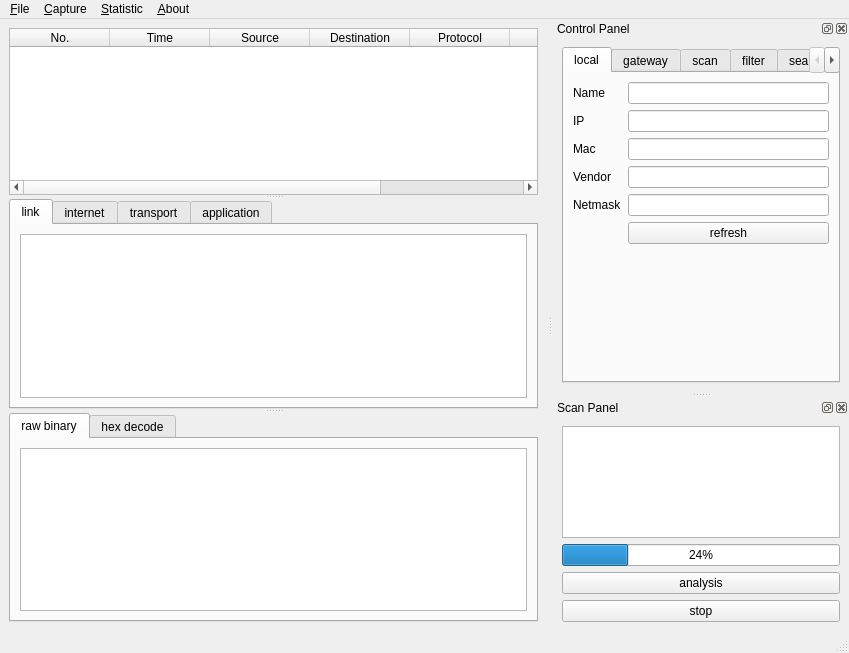
<?xml version="1.0" encoding="UTF-8"?>
<ui version="4.0">
 <class>MainWindow</class>
 <widget class="QMainWindow" name="MainWindow">
  <property name="geometry">
   <rect>
    <x>0</x>
    <y>0</y>
    <width>849</width>
    <height>653</height>
   </rect>
  </property>
  <property name="windowTitle">
   <string>MainWindow</string>
  </property>
  <widget class="QWidget" name="centralwidget">
   <layout class="QHBoxLayout" name="horizontalLayout_8">
    <item>
     <widget class="QSplitter" name="splitter">
      <property name="orientation">
       <enum>Qt::Vertical</enum>
      </property>
      <widget class="QTableWidget" name="conciseInfoTable">
       <property name="showGrid">
        <bool>false</bool>
       </property>
       <column>
        <property name="text">
         <string>No.</string>
        </property>
       </column>
       <column>
        <property name="text">
         <string>Time</string>
        </property>
       </column>
       <column>
        <property name="text">
         <string>Source</string>
        </property>
       </column>
       <column>
        <property name="text">
         <string>Destination</string>
        </property>
       </column>
       <column>
        <property name="text">
         <string>Protocol</string>
        </property>
       </column>
       <column>
        <property name="text">
         <string>Length</string>
        </property>
       </column>
       <column>
        <property name="text">
         <string>Info</string>
        </property>
       </column>
      </widget>
      <widget class="QTabWidget" name="verboseInfoTab">
       <property name="currentIndex">
        <number>0</number>
       </property>
       <widget class="QWidget" name="linkTab">
        <attribute name="title">
         <string>link</string>
        </attribute>
        <layout class="QVBoxLayout" name="verticalLayout_7">
         <item>
          <widget class="QPlainTextEdit" name="linkTextEdit"/>
         </item>
        </layout>
       </widget>
       <widget class="QWidget" name="interTab">
        <attribute name="title">
         <string>internet</string>
        </attribute>
        <layout class="QVBoxLayout" name="verticalLayout_6">
         <item>
          <widget class="QPlainTextEdit" name="interTextEdit"/>
         </item>
        </layout>
       </widget>
       <widget class="QWidget" name="transTab">
        <attribute name="title">
         <string>transport</string>
        </attribute>
        <layout class="QVBoxLayout" name="verticalLayout_5">
         <item>
          <widget class="QPlainTextEdit" name="TransTextEdit"/>
         </item>
        </layout>
       </widget>
       <widget class="QWidget" name="appTab">
        <attribute name="title">
         <string>application</string>
        </attribute>
        <layout class="QVBoxLayout" name="verticalLayout_4">
         <item>
          <widget class="QPlainTextEdit" name="appTextEdit"/>
         </item>
        </layout>
       </widget>
      </widget>
      <widget class="QTabWidget" name="decodeInfoTab">
       <property name="currentIndex">
        <number>0</number>
       </property>
       <widget class="QWidget" name="rawTab">
        <attribute name="title">
         <string>raw binary</string>
        </attribute>
        <layout class="QVBoxLayout" name="verticalLayout_8">
         <item>
          <widget class="QPlainTextEdit" name="rawTextEdit"/>
         </item>
        </layout>
       </widget>
       <widget class="QWidget" name="hexTab">
        <attribute name="title">
         <string>hex decode</string>
        </attribute>
        <layout class="QVBoxLayout" name="verticalLayout_9">
         <item>
          <widget class="QPlainTextEdit" name="hexTextEdit"/>
         </item>
        </layout>
       </widget>
      </widget>
     </widget>
    </item>
   </layout>
  </widget>
  <widget class="QMenuBar" name="menubar">
   <property name="geometry">
    <rect>
     <x>0</x>
     <y>0</y>
     <width>849</width>
     <height>26</height>
    </rect>
   </property>
   <widget class="QMenu" name="menu_File">
    <property name="title">
     <string>&amp;File</string>
    </property>
    <widget class="QMenu" name="menu_export">
     <property name="title">
      <string>&amp;export</string>
     </property>
     <widget class="QMenu" name="menuNetwork_info">
      <property name="title">
       <string>&amp;network info</string>
      </property>
      <addaction name="actionExportCSV"/>
      <addaction name="actionExportJSON"/>
      <addaction name="actionExportPlain"/>
     </widget>
     <widget class="QMenu" name="menuLAN_info">
      <property name="title">
       <string>&amp;LAN info</string>
      </property>
      <addaction name="actionLANCSV"/>
      <addaction name="actionLANJSON"/>
      <addaction name="actionLANPlain"/>
     </widget>
     <widget class="QMenu" name="menuPackets_info">
      <property name="title">
       <string>&amp;packets info</string>
      </property>
      <addaction name="actionPktCSV"/>
      <addaction name="actionPktJSON"/>
      <addaction name="actionPktPlain"/>
     </widget>
     <addaction name="menuNetwork_info"/>
     <addaction name="menuLAN_info"/>
     <addaction name="menuPackets_info"/>
    </widget>
    <addaction name="action_Save"/>
    <addaction name="action_Open"/>
    <addaction name="separator"/>
    <addaction name="menu_export"/>
    <addaction name="separator"/>
    <addaction name="action_close"/>
   </widget>
   <widget class="QMenu" name="menuCapture">
    <property name="title">
     <string>&amp;Capture</string>
    </property>
    <addaction name="action_Start"/>
    <addaction name="separator"/>
    <addaction name="action_Stop"/>
    <addaction name="separator"/>
    <addaction name="action_Restart"/>
   </widget>
   <widget class="QMenu" name="menuStatistic">
    <property name="title">
     <string>&amp;Statistic</string>
    </property>
    <widget class="QMenu" name="menu_protocol">
     <property name="title">
      <string>&amp;protocol</string>
     </property>
     <addaction name="action_ProBar"/>
     <addaction name="action_ProHbar"/>
     <addaction name="action_ProPie"/>
    </widget>
    <widget class="QMenu" name="menu_length">
     <property name="title">
      <string>&amp;length</string>
     </property>
     <addaction name="action_LenBar"/>
     <addaction name="action_LenHbar"/>
     <addaction name="action_LenPie"/>
    </widget>
    <widget class="QMenu" name="menu_time">
     <property name="title">
      <string>&amp;time</string>
     </property>
     <addaction name="action_TimeBar"/>
     <addaction name="action_TimeHbar"/>
     <addaction name="action_TimePie"/>
    </widget>
    <addaction name="menu_protocol"/>
    <addaction name="menu_length"/>
    <addaction name="menu_time"/>
   </widget>
   <widget class="QMenu" name="menuAbout">
    <property name="title">
     <string>&amp;About</string>
    </property>
    <addaction name="action_Help"/>
    <addaction name="separator"/>
    <addaction name="action_Author"/>
    <addaction name="separator"/>
    <addaction name="action_Rank"/>
   </widget>
   <addaction name="menu_File"/>
   <addaction name="menuCapture"/>
   <addaction name="menuStatistic"/>
   <addaction name="menuAbout"/>
  </widget>
  <widget class="QStatusBar" name="statusbar"/>
  <widget class="QDockWidget" name="controlDock">
   <property name="enabled">
    <bool>true</bool>
   </property>
   <property name="floating">
    <bool>false</bool>
   </property>
   <property name="windowTitle">
    <string>Control Panel</string>
   </property>
   <attribute name="dockWidgetArea">
    <number>2</number>
   </attribute>
   <widget class="QWidget" name="controlDockContents">
    <layout class="QHBoxLayout" name="horizontalLayout_2">
     <item>
      <widget class="QTabWidget" name="controlTabManage">
       <property name="currentIndex">
        <number>0</number>
       </property>
       <widget class="QWidget" name="localTab">
        <attribute name="title">
         <string>local</string>
        </attribute>
        <layout class="QFormLayout" name="formLayout">
         <item row="0" column="0">
          <widget class="QLabel" name="nameLabel">
           <property name="text">
            <string>Name</string>
           </property>
          </widget>
         </item>
         <item row="0" column="1">
          <widget class="QLineEdit" name="nameLineEdit"/>
         </item>
         <item row="1" column="0">
          <widget class="QLabel" name="ipLabel">
           <property name="text">
            <string>IP</string>
           </property>
          </widget>
         </item>
         <item row="1" column="1">
          <widget class="QLineEdit" name="ipLineEdit"/>
         </item>
         <item row="2" column="0">
          <widget class="QLabel" name="macLabel">
           <property name="text">
            <string>Mac</string>
           </property>
          </widget>
         </item>
         <item row="2" column="1">
          <widget class="QLineEdit" name="macLineEdit"/>
         </item>
         <item row="3" column="0">
          <widget class="QLabel" name="vendorLabel">
           <property name="text">
            <string>Vendor</string>
           </property>
          </widget>
         </item>
         <item row="3" column="1">
          <widget class="QLineEdit" name="vendorLineEdit"/>
         </item>
         <item row="4" column="0">
          <widget class="QLabel" name="netmaskLabel">
           <property name="text">
            <string>Netmask</string>
           </property>
          </widget>
         </item>
         <item row="4" column="1">
          <widget class="QLineEdit" name="netmaskLineEdit"/>
         </item>
         <item row="5" column="1">
          <widget class="QPushButton" name="refreshButton">
           <property name="text">
            <string>refresh</string>
           </property>
          </widget>
         </item>
        </layout>
       </widget>
       <widget class="QWidget" name="gatewayTab">
        <attribute name="title">
         <string>gateway</string>
        </attribute>
        <layout class="QFormLayout" name="formLayout_2">
         <item row="0" column="0">
          <widget class="QLabel" name="gwIpLabel">
           <property name="text">
            <string>IP</string>
           </property>
          </widget>
         </item>
         <item row="0" column="1">
          <widget class="QLineEdit" name="gwIpLineEdit"/>
         </item>
         <item row="1" column="0">
          <widget class="QLabel" name="gwMacLabel">
           <property name="text">
            <string>Mac</string>
           </property>
          </widget>
         </item>
         <item row="1" column="1">
          <widget class="QLineEdit" name="gwMacLineEdit"/>
         </item>
         <item row="2" column="0">
          <widget class="QLabel" name="gwVendorLabel">
           <property name="text">
            <string>Vendor</string>
           </property>
          </widget>
         </item>
         <item row="2" column="1">
          <widget class="QLineEdit" name="gwVendorLineEdit"/>
         </item>
        </layout>
       </widget>
       <widget class="QWidget" name="scanTab">
        <attribute name="title">
         <string>scan</string>
        </attribute>
        <layout class="QVBoxLayout" name="verticalLayout_3">
         <item>
          <widget class="QLabel" name="rangeLabel">
           <property name="text">
            <string>Range</string>
           </property>
          </widget>
         </item>
         <item>
          <widget class="QLineEdit" name="rangeLineEdit"/>
         </item>
         <item>
          <widget class="QPushButton" name="rangeButton">
           <property name="text">
            <string>range scan</string>
           </property>
          </widget>
         </item>
         <item>
          <widget class="QLabel" name="maskLabel">
           <property name="text">
            <string>Mask</string>
           </property>
          </widget>
         </item>
         <item>
          <widget class="QLineEdit" name="maskLineEdit"/>
         </item>
         <item>
          <widget class="QPushButton" name="maskButton">
           <property name="text">
            <string>mask scan</string>
           </property>
          </widget>
         </item>
        </layout>
       </widget>
       <widget class="QWidget" name="filterTab">
        <attribute name="title">
         <string>filter</string>
        </attribute>
        <layout class="QVBoxLayout" name="verticalLayout_2">
         <item>
          <widget class="QGroupBox" name="intGroupBox">
           <property name="title">
            <string>Internet Layer</string>
           </property>
           <layout class="QHBoxLayout" name="horizontalLayout_3">
            <item>
             <widget class="QCheckBox" name="ipv4CheckBox">
              <property name="text">
               <string>IPv4</string>
              </property>
             </widget>
            </item>
            <item>
             <widget class="QCheckBox" name="icmpCheckBox">
              <property name="text">
               <string>ICMP</string>
              </property>
             </widget>
            </item>
            <item>
             <widget class="QCheckBox" name="igmpCheckBox">
              <property name="text">
               <string>IGMP</string>
              </property>
             </widget>
            </item>
           </layout>
          </widget>
         </item>
         <item>
          <widget class="QGroupBox" name="TranGroupBox">
           <property name="title">
            <string>Transport Layer</string>
           </property>
           <layout class="QHBoxLayout" name="horizontalLayout_4">
            <item>
             <widget class="QCheckBox" name="udpCheckBox">
              <property name="text">
               <string>UDP</string>
              </property>
             </widget>
            </item>
            <item>
             <widget class="QCheckBox" name="tcpCheckBox">
              <property name="text">
               <string>TCP</string>
              </property>
             </widget>
            </item>
           </layout>
          </widget>
         </item>
         <item>
          <widget class="QGroupBox" name="appGroupBox">
           <property name="title">
            <string>Application Layer</string>
           </property>
           <layout class="QGridLayout" name="gridLayout">
            <item row="0" column="1">
             <widget class="QCheckBox" name="ftpCheckBox">
              <property name="text">
               <string>FTP</string>
              </property>
             </widget>
            </item>
            <item row="0" column="2">
             <widget class="QCheckBox" name="telCheckBox">
              <property name="text">
               <string>Telnet</string>
              </property>
             </widget>
            </item>
            <item row="0" column="4">
             <widget class="QCheckBox" name="sshCheckBox">
              <property name="text">
               <string>SSH</string>
              </property>
             </widget>
            </item>
            <item row="2" column="1">
             <widget class="QCheckBox" name="dnsCheckBox">
              <property name="text">
               <string>DNS</string>
              </property>
             </widget>
            </item>
            <item row="2" column="2">
             <widget class="QCheckBox" name="httpCheckBox">
              <property name="text">
               <string>HTTP(s)</string>
              </property>
             </widget>
            </item>
           </layout>
          </widget>
         </item>
         <item>
          <widget class="QGroupBox" name="optGroupBox">
           <property name="title">
            <string>Option</string>
           </property>
           <layout class="QHBoxLayout" name="horizontalLayout_5">
            <item>
             <widget class="QRadioButton" name="allRadioButton">
              <property name="text">
               <string>all </string>
              </property>
             </widget>
            </item>
           </layout>
          </widget>
         </item>
        </layout>
       </widget>
       <widget class="QWidget" name="searchTab">
        <attribute name="title">
         <string>search</string>
        </attribute>
        <layout class="QFormLayout" name="formLayout_4">
         <item row="0" column="0">
          <widget class="QLabel" name="searchLabel">
           <property name="text">
            <string>Search</string>
           </property>
          </widget>
         </item>
         <item row="0" column="1">
          <widget class="QLineEdit" name="searchLineEdit"/>
         </item>
         <item row="1" column="1">
          <widget class="QPushButton" name="searchButton">
           <property name="text">
            <string>search</string>
           </property>
          </widget>
         </item>
        </layout>
       </widget>
       <widget class="QWidget" name="ipinfoTab">
        <attribute name="title">
         <string>ipinfo</string>
        </attribute>
        <layout class="QFormLayout" name="formLayout_3">
         <item row="0" column="0">
          <widget class="QLabel" name="sipLabel">
           <property name="text">
            <string>search IP</string>
           </property>
          </widget>
         </item>
         <item row="0" column="1">
          <widget class="QLineEdit" name="sipLineEdit"/>
         </item>
         <item row="1" column="0" colspan="2">
          <widget class="QTextEdit" name="sipTextEdit"/>
         </item>
         <item row="2" column="0">
          <widget class="QPushButton" name="sipButton">
           <property name="text">
            <string>seach</string>
           </property>
          </widget>
         </item>
        </layout>
       </widget>
      </widget>
     </item>
    </layout>
   </widget>
  </widget>
  <widget class="QDockWidget" name="scanDock">
   <property name="windowTitle">
    <string>Scan Panel</string>
   </property>
   <attribute name="dockWidgetArea">
    <number>2</number>
   </attribute>
   <widget class="QWidget" name="scanDockContents">
    <layout class="QVBoxLayout" name="verticalLayout">
     <item>
      <widget class="QListWidget" name="nodeListWidget"/>
     </item>
     <item>
      <widget class="QProgressBar" name="scanProgressBar">
       <property name="value">
        <number>24</number>
       </property>
      </widget>
     </item>
     <item>
      <widget class="QPushButton" name="analysisPushButton">
       <property name="text">
        <string>analysis</string>
       </property>
      </widget>
     </item>
     <item>
      <widget class="QPushButton" name="stopPushButton">
       <property name="text">
        <string>stop</string>
       </property>
      </widget>
     </item>
    </layout>
   </widget>
  </widget>
  <action name="action_Save">
   <property name="text">
    <string>&amp;save</string>
   </property>
  </action>
  <action name="action_Open">
   <property name="text">
    <string>&amp;open</string>
   </property>
  </action>
  <action name="action_Export">
   <property name="text">
    <string>&amp;Export</string>
   </property>
  </action>
  <action name="actionExportCSV">
   <property name="text">
    <string>&amp;CSV</string>
   </property>
  </action>
  <action name="actionExportJSON">
   <property name="text">
    <string>&amp;JSON</string>
   </property>
  </action>
  <action name="actionExportPlain">
   <property name="text">
    <string>&amp;plain text</string>
   </property>
  </action>
  <action name="actionLANCSV">
   <property name="text">
    <string>CSV</string>
   </property>
  </action>
  <action name="actionLANJSON">
   <property name="text">
    <string>JSON</string>
   </property>
  </action>
  <action name="actionLANPlain">
   <property name="text">
    <string>plain text</string>
   </property>
  </action>
  <action name="actionPktCSV">
   <property name="text">
    <string>CSV</string>
   </property>
  </action>
  <action name="actionPktJSON">
   <property name="text">
    <string>JSON</string>
   </property>
  </action>
  <action name="actionPktPlain">
   <property name="text">
    <string>plain text</string>
   </property>
  </action>
  <action name="action_Start">
   <property name="text">
    <string>&amp;start</string>
   </property>
  </action>
  <action name="actionSto_p">
   <property name="text">
    <string>sto&amp;p</string>
   </property>
  </action>
  <action name="action_restart">
   <property name="text">
    <string>&amp;restart</string>
   </property>
  </action>
  <action name="action_ProBar">
   <property name="text">
    <string>&amp;bar</string>
   </property>
  </action>
  <action name="action_ProHbar">
   <property name="text">
    <string>&amp;hbar</string>
   </property>
  </action>
  <action name="action_ProPie">
   <property name="text">
    <string>&amp;pie</string>
   </property>
  </action>
  <action name="action_LenBar">
   <property name="text">
    <string>&amp;bar</string>
   </property>
  </action>
  <action name="action_LenHbar">
   <property name="text">
    <string>&amp;hbar</string>
   </property>
  </action>
  <action name="action_LenPie">
   <property name="text">
    <string>&amp;pie</string>
   </property>
  </action>
  <action name="action_TimeBar">
   <property name="text">
    <string>&amp;bar</string>
   </property>
  </action>
  <action name="action_TimeHbar">
   <property name="text">
    <string>&amp;hbar</string>
   </property>
  </action>
  <action name="action_TimePie">
   <property name="text">
    <string>&amp;pie</string>
   </property>
  </action>
  <action name="action_Stop">
   <property name="text">
    <string>sto&amp;p</string>
   </property>
  </action>
  <action name="action_Restart">
   <property name="text">
    <string>&amp;restart</string>
   </property>
  </action>
  <action name="action_Help">
   <property name="text">
    <string>&amp;help</string>
   </property>
  </action>
  <action name="action_Author">
   <property name="text">
    <string>&amp;author</string>
   </property>
  </action>
  <action name="action_close">
   <property name="text">
    <string>&amp;close</string>
   </property>
   <property name="shortcut">
    <string>Ctrl+Q</string>
   </property>
  </action>
  <action name="action_rank">
   <property name="text">
    <string>&amp;rank</string>
   </property>
  </action>
  <action name="action_Rank">
   <property name="text">
    <string>&amp;rank</string>
   </property>
  </action>
 </widget>
 <resources/>
 <connections/>
</ui>
